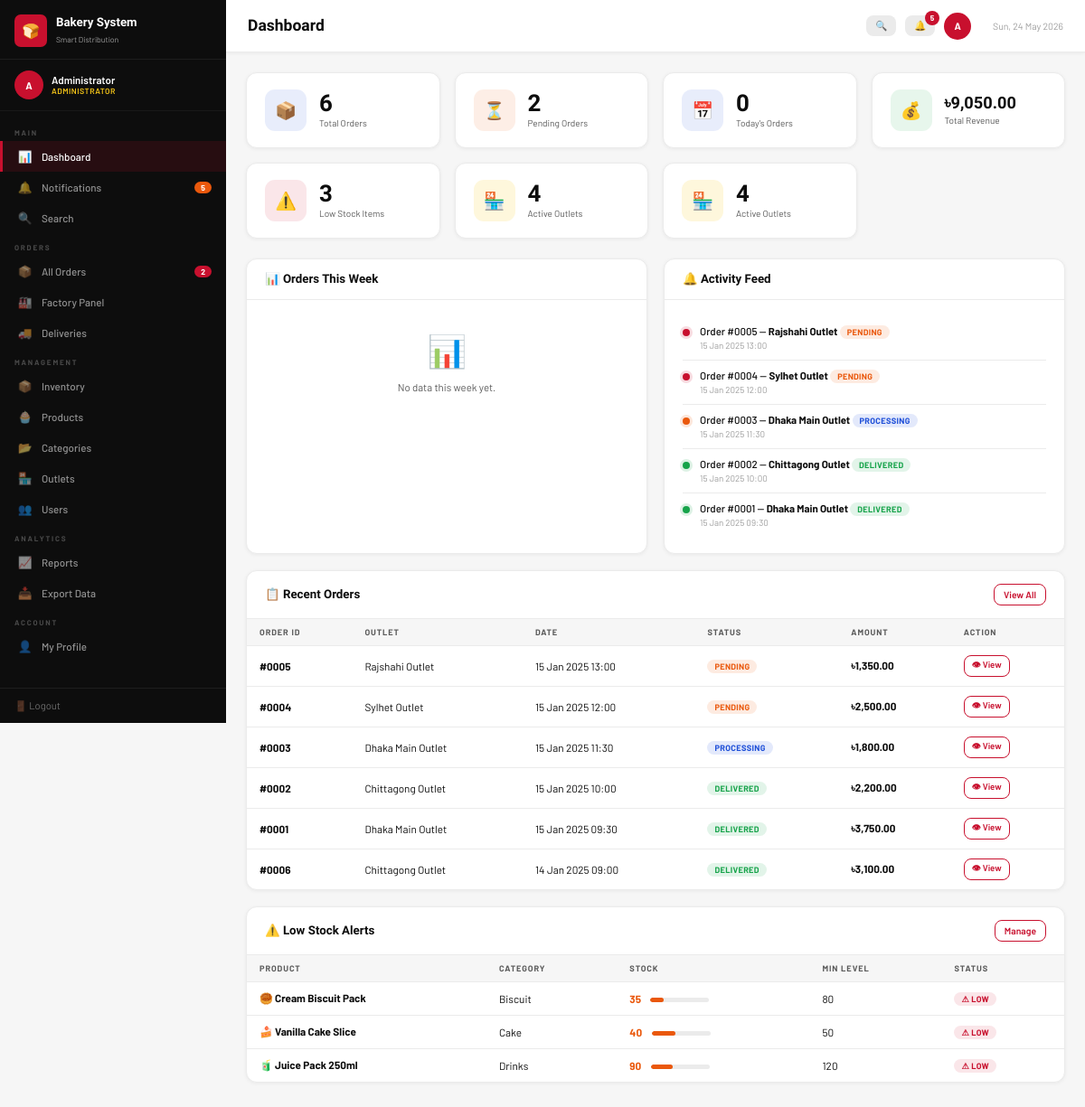
/dashboard.php (signed in), run on the app's committed database.
### tables this page shows
CREATE TABLE orders (
    id INT AUTO_INCREMENT PRIMARY KEY,
    outlet_id INT NOT NULL,
    placed_by INT,                     
    status ENUM('pending','processing','ready','delivered','cancelled') DEFAULT 'pending',
    notes TEXT,
    total DECIMAL(10,2) DEFAULT 0,
    created_at DATETIME DEFAULT CURRENT_TIMESTAMP
);

CREATE TABLE outlets (
    id INT AUTO_INCREMENT PRIMARY KEY,
    name VARCHAR(100) NOT NULL,
    address VARCHAR(255),
    phone VARCHAR(20),
    manager_id INT,                    
    active TINYINT(1) DEFAULT 1,
    created_at DATETIME DEFAULT CURRENT_TIMESTAMP
);

CREATE TABLE products (
    id INT AUTO_INCREMENT PRIMARY KEY,
    name VARCHAR(100) NOT NULL,
    category_id INT,
    price DECIMAL(10,2) NOT NULL,
    stock INT DEFAULT 0,
    min_stock INT DEFAULT 50,
    unit VARCHAR(20) DEFAULT 'piece',
    emoji VARCHAR(10) DEFAULT '🛍',
    active TINYINT(1) DEFAULT 1,
    created_at DATETIME DEFAULT CURRENT_TIMESTAMP
);

CREATE TABLE categories (
    id INT AUTO_INCREMENT PRIMARY KEY,
    name VARCHAR(50) NOT NULL
);

### dashboard.php (the view, shortened to what this page needs)
<?php
require_once 'config.php';
$page_title = 'Dashboard';
$total_orders   = $conn->query("SELECT COUNT(*) as c FROM orders")->fetch_assoc()['c'];
$pending_orders = $conn->query("SELECT COUNT(*) as c FROM orders WHERE status='pending'")->fetch_assoc()['c'];
$today_orders   = $conn->query("SELECT COUNT(*) as c FROM orders WHERE DATE(created_at)=CURDATE()")->fetch_assoc()['c'];
$revenue        = $conn->query("SELECT SUM(total) as s FROM orders WHERE status='delivered'")->fetch_assoc()['s'] ?? 0;
$low_stock      = $conn->query("SELECT COUNT(*) as c FROM products WHERE stock < min_stock AND active=1")->fetch_assoc()['c'];
$active_outlets = $conn->query("SELECT COUNT(*) as c FROM outlets WHERE active=1")->fetch_assoc()['c'];
$recent_orders = $conn->query("
    SELECT o.*, outlet.name AS outlet_name
    FROM orders o
    JOIN outlets outlet ON o.outlet_id = outlet.id
    ORDER BY o.created_at DESC LIMIT 6
");
$low_stock_items = $conn->query("
    SELECT p.*, c.name AS cat_name
    FROM products p
    JOIN categories c ON p.category_id = c.id
    WHERE p.stock < p.min_stock AND p.active=1
    ORDER BY p.stock ASC
");
$chart_data = [];
include 'includes/header.php';
?>
<div class="stats">
  <div class="sc"><div class="si si-b">📦</div><div><div class="sv"><?= $total_orders ?></div><div class="sl">Total Orders</div></div></div>
  <div class="sc"><div class="si si-o">⏳</div><div><div class="sv"><?= $pending_orders ?></div><div class="sl">Pending Orders</div></div></div>
  <div class="sc"><div class="si si-b">📅</div><div><div class="sv"><?= $today_orders ?></div><div class="sl">Today's Orders</div></div></div>
  <div class="sc"><div class="si si-g">💰</div><div><div class="sv" style="font-size:1.3rem"><?= tk($revenue) ?></div><div class="sl">Total Revenue</div></div></div>
  <div class="sc"><div class="si si-r">⚠️</div><div><div class="sv"><?= $low_stock ?></div><div class="sl">Low Stock Items</div></div></div>
  <div class="sc"><div class="si si-gold">🏪</div><div><div class="sv"><?= $active_outlets ?></div><div class="sl">Active Outlets</div></div></div>
<div class="sc"><div class="si si-gold">🏪</div><div><div class="sv"><?= $active_outlets ?></div><div class="sl">Active Outlets</div></div></div>
</div>
<div class="g2">
  <div class="card">
    <div class="ch"><h3>📊 Orders This Week</h3></div>
    <div class="cb">
      <?php if (!empty($chart_data)):
        $max = max(array_column($chart_data, 'cnt')) ?: 1;
      ?>
      <div class="mchart">
        <?php foreach ($chart_data as $d): ?>
          <?php $h = round(($d['cnt'] / $max) * 90); ?>
          <div class="mcw">
            <div class="mcv"><?= $d['cnt'] ?></div>
            <div class="mcb" style="height:<?= $h ?>%"></div>
            <div class="mcl"><?= substr($d['day'],0,3) ?></div>
          </div>
        <?php endforeach; ?>
      </div>
      <?php else: ?>
        <div class="es" style="padding:16px"><div class="ei">📊</div><p>No data this week yet.</p></div>
      <?php endif; ?>
    </div>
  </div>
  <div class="card">
    <div class="ch"><h3>🔔 Activity Feed</h3></div>
    <div class="cb">
      <div class="acts">
        <?php
        $feed = $conn->query("
            SELECT o.id, o.status, o.created_at, outlet.name AS outlet_name
            FROM orders o JOIN outlets outlet ON o.outlet_id=outlet.id
            ORDER BY o.created_at DESC LIMIT 5
        ");
        while ($f = $feed->fetch_assoc()):
            $dot = $f['status']==='delivered' ? 'g' : ($f['status']==='pending' ? '' : 'o');
        ?>
        <div class="ait">
          <div class="adot <?= $dot ?>"></div>
          <div>
            <div class="atxt">Order <?= oid($f['id']) ?> — <strong><?= htmlspecialchars($f['outlet_name']) ?></strong> <?= statusBadge($f['status']) ?></div>
            <div class="atime"><?= date('d M Y H:i', strtotime($f['created_at'])) ?></div>
          </div>
        </div>
        <?php endwhile; ?>
      </div>
    </div>
  </div>
</div>
<div class="card">
  <div class="ch"><h3>📋 Recent Orders</h3><a href="orders.php" class="btn btn-o sm">View All</a></div>
  <div class="tw">
    <table>
      <thead><tr><th>Order ID</th><th>Outlet</th><th>Date</th><th>Status</th><th>Amount</th><th>Action</th></tr></thead>
      <tbody>
        <?php while ($o = $recent_orders->fetch_assoc()): ?>
        <tr>
          <td><strong><?= oid($o['id']) ?></strong></td>
          <td><?= htmlspecialchars($o['outlet_name']) ?></td>
          <td><?= date('d M Y H:i', strtotime($o['created_at'])) ?></td>
          <td><?= statusBadge($o['status']) ?></td>
          <td><strong><?= tk($o['total']) ?></strong></td>
          <td><a href="order_detail.php?id=<?= $o['id'] ?>&back=dashboard" class="btn btn-o xs">👁 View</a></td>
        </tr>
        <?php endwhile; ?>
      </tbody>
    </table>
  </div>
</div>
<?php if (in_array($role, ['admin','factory_manager'])): ?>
<div class="card">
  <div class="ch"><h3>⚠️ Low Stock Alerts</h3><a href="inventory.php" class="btn btn-o sm">Manage</a></div>
  <div class="tw">
    <table>
      <thead><tr><th>Product</th><th>Category</th><th>Stock</th><th>Min Level</th><th>Status</th></tr></thead>
      <tbody>
        <?php if ($low_stock_items->num_rows > 0):
          while ($p = $low_stock_items->fetch_assoc()):
            $pct = min(100, round(($p['stock'] / $p['min_stock']) * 50));
        ?>
        <tr>
          <td><?= $p['emoji'] ?> <strong><?= htmlspecialchars($p['name']) ?></strong></td>
          <td><?= htmlspecialchars($p['cat_name']) ?></td>
          <td><strong style="color:var(--orange)"><?= $p['stock'] ?></strong>
            <div class="sbar"><div class="sf sf-low" style="width:<?= $pct ?>%"></div></div></td>
          <td><?= $p['min_stock'] ?></td>
          <td><span class="badge b-low">⚠ Low</span></td>
        </tr>
        <?php endwhile; else: ?>
        <tr><td colspan="5"><div class="es" style="padding:16px"><div class="ei">✅</div><p>All stock levels are healthy!</p></div></td></tr>
        <?php endif; ?>
      </tbody>
    </table>
  </div>
</div>
<?php endif; ?>
<?php include 'includes/footer.php'; ?>

### header.php (shortened to what this page needs)
<?php
$role       = $_SESSION['role'];
$user_name  = $_SESSION['user_name'];
$initials   = strtoupper(substr($user_name, 0, 1));
$role_labels = [
    'admin'           => 'Administrator',
    'factory_manager' => 'Factory Manager',
    'outlet_manager'  => 'Outlet Manager',
    'delivery'        => 'Delivery Staff',
];
$role_label = $role_labels[$role] ?? $role;
$nav_sections = [
    'MAIN' => [
        ['dashboard.php',       '📊', 'Dashboard',       ['admin','factory_manager','outlet_manager','delivery']],
        ['notifications.php',   '🔔', 'Notifications',   ['admin','factory_manager']],
        ['search.php',          '🔍', 'Search',           ['admin','factory_manager','outlet_manager']],
    ],
    'ORDERS' => [
        ['place_order.php',     '🛒', 'Place Order',      ['outlet_manager']],
        ['my_orders.php',       '📋', 'My Orders',        ['outlet_manager']],
        ['orders.php',          '📦', 'All Orders',       ['admin','factory_manager']],
        ['factory.php',         '🏭', 'Factory Panel',    ['admin','factory_manager']],
        ['deliveries.php',      '🚚', 'Deliveries',       ['admin','factory_manager','delivery']],
    ],
    'MANAGEMENT' => [
        ['inventory.php',       '📦', 'Inventory',        ['admin','factory_manager']],
        ['products.php',        '🧁', 'Products',         ['admin','factory_manager']],
        ['categories.php',      '📂', 'Categories',       ['admin']],
        ['outlets.php',         '🏪', 'Outlets',          ['admin']],
        ['users.php',           '👥', 'Users',            ['admin']],
    ],
    'ANALYTICS' => [
        ['reports.php',         '📈', 'Reports',          ['admin','factory_manager']],
        ['export.php',          '📥', 'Export Data',      ['admin','factory_manager']],
    ],
    'ACCOUNT' => [
        ['profile.php',         '👤', 'My Profile',       ['admin','factory_manager','outlet_manager','delivery']],
    ],
];
$pending_count = 0;
$res = $conn->query("SELECT COUNT(*) as c FROM orders WHERE status='pending'");
if ($res) $pending_count = (int)$res->fetch_assoc()['c'];
$notif_count = 0;
if (in_array($role, ['admin','factory_manager'])) {
    $ls  = $conn->query("SELECT COUNT(*) as c FROM products WHERE stock < min_stock AND active=1")->fetch_assoc()['c'];
    $op  = $conn->query("SELECT COUNT(*) as c FROM orders WHERE status='pending' AND created_at < DATE_SUB(NOW(), INTERVAL 2 HOUR)")->fetch_assoc()['c'];
    $nd  = $conn->query("SELECT COUNT(*) as c FROM orders WHERE status='ready' AND id NOT IN (SELECT order_id FROM deliveries)")->fetch_assoc()['c'];
    $notif_count = $ls + $op + $nd;
}
$current_file = basename($_SERVER['PHP_SELF']);
?>
<!DOCTYPE html>
<html lang="en">
<head>
  <link rel="stylesheet" href="assets/style.css">
</head>
<body>
<div id="app">
  <aside class="sidebar" id="sidebar">
    <div class="sb-brand">
      <div class="ico">🍞</div>
      <div>
        <h2>Bakery System</h2>
        <span>Smart Distribution</span>
      </div>
    </div>
    <div class="sb-user">
      <div class="sb-av"><?= $initials ?></div>
      <div>
        <div class="sb-uname"><?= htmlspecialchars($user_name) ?></div>
        <div class="sb-urole"><?= htmlspecialchars($role_label) ?></div>
      </div>
    </div>
    <nav class="sb-nav">
      <?php foreach ($nav_sections as $section_name => $items):
        $visible = array_filter($items, fn($i) => in_array($role, $i[3]));
      ?>
        <div class="sb-sec"><?= $section_name ?></div>
        <?php foreach ($visible as [$file, $icon, $label, $roles]):
          $is_active = ($current_file === $file) ? 'act' : '';
        ?>
          <a href="<?= $file ?>" class="<?= $is_active ?>">
            <span style="font-size:.9rem;width:17px;text-align:center"><?= $icon ?></span>
            <?= htmlspecialchars($label) ?>
            <?php if ($file === 'orders.php' && $pending_count > 0): ?>
              <span class="nb"><?= $pending_count ?></span>
            <?php endif; ?>
            <?php if ($file === 'notifications.php' && $notif_count > 0): ?>
              <span class="nb" style="background:var(--orange)"><?= $notif_count ?></span>
            <?php endif; ?>
          </a>
        <?php endforeach; ?>
      <?php endforeach; ?>
    </nav>
    <div class="sb-foot">
      <a href="logout.php">🚪 Logout</a>
    </div>
  </aside>
  <div class="main">
    <header class="topbar">
      <h2><?= htmlspecialchars($page_title ?? 'Dashboard') ?></h2>
      <div style="display:flex;align-items:center;gap:10px;margin-left:auto">
        <?php if (in_array($role,['admin','factory_manager','outlet_manager'])): ?>
        <a href="search.php" class="btn btn-s sm" style="padding:5px 10px">🔍</a>
        <?php endif; ?>
        <?php if (in_array($role,['admin','factory_manager']) && $notif_count > 0): ?>
        <a href="notifications.php" class="btn btn-s sm" style="padding:5px 10px;position:relative">
          🔔
          <span style="position:absolute;top:-5px;right:-5px;background:var(--red);color:#fff;border-radius:50%;width:16px;height:16px;font-size:.6rem;display:flex;align-items:center;justify-content:center;font-weight:700"><?= $notif_count ?></span>
        </a>
        <?php endif; ?>
        <a href="profile.php" style="display:flex;align-items:center;gap:7px;text-decoration:none;color:var(--black)">
          <div style="width:30px;height:30px;background:var(--red);border-radius:50%;display:flex;align-items:center;justify-content:center;color:#fff;font-weight:700;font-size:.78rem;flex-shrink:0"><?= $initials ?></div>
        </a>
      </div>
      <span class="tdate" style="margin-left:12px"><?= date('D, d M Y') ?></span>
    </header>
    <div class="content">

### config.php (shortened to what this page needs)
<?php
function tk($amount) {
    return '৳' . number_format($amount, 2);
}
function oid($id) {
    return '#' . str_pad($id, 4, '0', STR_PAD_LEFT);
}
function statusBadge($status) {
    $classes = [
        'pending'    => 'b-pend',
        'processing' => 'b-proc',
        'ready'      => 'b-ready',
        'delivered'  => 'b-deliv',
        'cancelled'  => 'b-canc',
        'assigned'   => 'b-proc',
        'in_transit' => 'b-ready',
        'failed'     => 'b-canc',
    ];
    $class = $classes[$status] ?? 'b-pend';
    $label = ucwords(str_replace('_', ' ', $status));
    return "<span class='badge $class'>$label</span>";
}
?>

### footer.php (shortened to what this page needs)
    </div>
  </div>
</div>
</body>
</html>

### data on the page
orders: id "#0005", outlet.name "Rajshahi Outlet", status "PENDING", created_at "15 Jan 2025 13:00", total "৳1,350.00"
orders: id "#0004", outlet.name "Sylhet Outlet", status "PENDING", created_at "15 Jan 2025 12:00", total "৳2,500.00"
orders: id "#0003", outlet.name "Dhaka Main Outlet", status "PROCESSING", created_at "15 Jan 2025 11:30", total "৳1,800.00"
orders: id "#0002", outlet.name "Chittagong Outlet", status "DELIVERED", created_at "15 Jan 2025 10:00", total "৳2,200.00"
orders: id "#0001", outlet.name "Dhaka Main Outlet", status "DELIVERED", created_at "15 Jan 2025 09:30", total "৳3,750.00"
orders: id "#0006", outlet.name "Chittagong Outlet", created_at "14 Jan 2025 09:00", status "DELIVERED", total "৳3,100.00"
products: emoji "🥮", name "Cream Biscuit Pack", category.name "Biscuit", stock "35", min_stock "80"
products: emoji "🍰", name "Vanilla Cake Slice", category.name "Cake", stock "40", min_stock "50"
products: emoji "🧃", name "Juice Pack 250ml", category.name "Drinks", stock "90", min_stock "120"

### other printed values
$initials "A"
$user_name "Administrator"
$role_label "ADMINISTRATOR"
$section_name "MAIN"
$icon "📊"
$label "Dashboard"
$icon "🔔"
$label "Notifications"
$notif_count "5"
$icon "🔍"
$label "Search"
$section_name "ORDERS"
$icon "📦"
$label "All Orders"
$pending_count "2"
